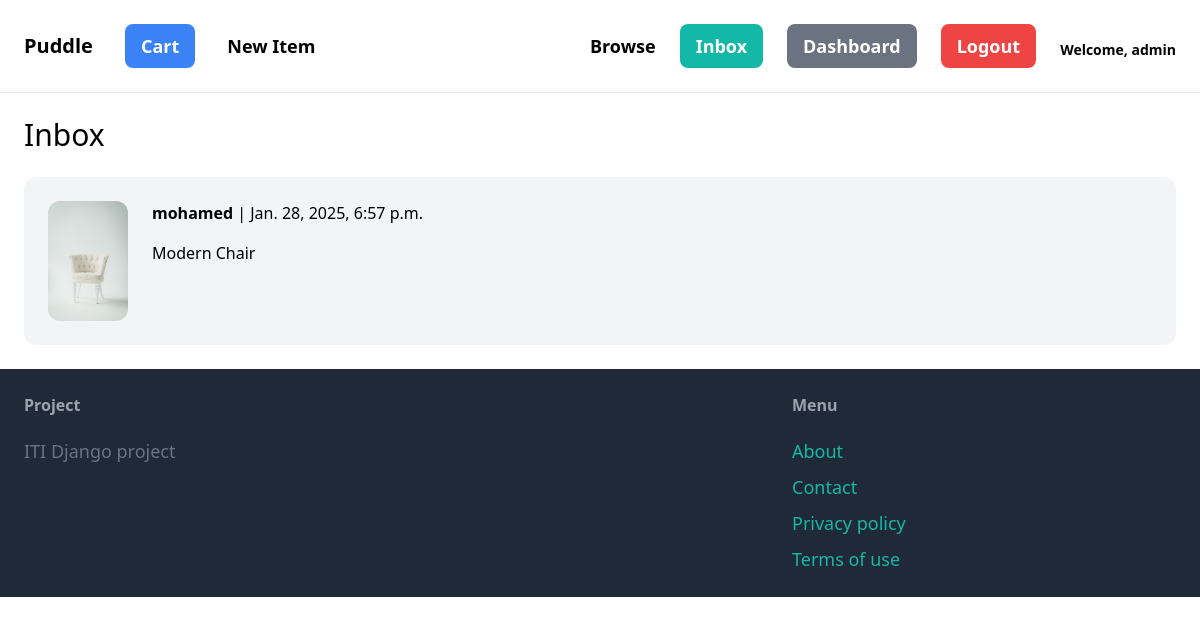
/inbox/ (signed in), run on the app's committed database.
### conversation/models.py (models this page shows)
class Conversation(models.Model):
    item = models.ForeignKey(Item, related_name='conversations', on_delete=models.CASCADE)
    members = models.ManyToManyField(User, related_name='conversations')
    created_at = models.DateTimeField(auto_now_add=True)
    modified_at = models.DateTimeField(auto_now=True)
    class Meta:
        ordering = ('-modified_at',)

### item/models.py (models this page shows, shortened)
class Item(models.Model):
    category = models.ForeignKey(Category, related_name='items', on_delete=models.CASCADE)
    name = models.CharField(max_length=255)
    description = models.TextField(blank=True, null=True)
    price = models.FloatField()
    image = models.ImageField(upload_to='item_images', blank=True, null=True)
    is_sold = models.BooleanField(default=False)
    created_by = models.ForeignKey(User, related_name='items', on_delete=models.CASCADE)
    created_at = models.DateTimeField(auto_now_add=True)

### conversation/views.py (the view)
# urls.py: path('', views.inbox, name='inbox'),
@login_required
def inbox(request):
    conversations = Conversation.objects.filter(members__in=[request.user.id])
    return render(request, 'conversation/inbox.html', {
        'conversations': conversations
    })

### conversation/templates/conversation/inbox.html (shortened to what this page needs)
{% extends 'core/base.html' %}
{% block content %}
<h1 class="mb-6 text-3xl">Inbox</h1>
<div class="space-y-6">
    {% for conversation in conversations %}
        <a href="{% url 'conversation:detail' conversation.id %}">
            <div class="p-6 flex bg-gray-100 rounded-xl">
                <div class="pr-6">
                    <img src="{{ conversation.item.image.url }}" class="w-20 rounded-xl">
                </div>
                <div>
                    {% for member in conversation.members.all %}
                        {% if member != request.user %}
                            <p class="mb-4"><strong>{{ member.username }}</strong> | {{ conversation.modified_at }}</p>
                            <p>{{ conversation.item.name }}</p>
                        {% endif %}
                    {% endfor %}
                </div>
            </div>
        </a>
    {% endfor %}
</div>
{% endblock %}

### core/templates/core/base.html (shortened to what this page needs)
<!doctype html>
<html>
    <head>
        <script src="https://cdn.tailwindcss.com"></script>
    </head>
    <body>
        <nav class="py-6 px-6 flex justify-between items-center border-b border-gray-200">
            <div class="flex items-center space-x-8">
                <a href="/" class="text-xl font-semibold">Puddle</a>
                <a href="{% url 'item:cart_detail' %}" class="px-4 py-2 text-lg font-semibold bg-blue-500 text-white rounded-lg hover:bg-blue-700">
                    Cart
                </a>
                {% if request.user.is_superuser %}
                    <a href="{% url 'item:new' %}" class="text-lg font-semibold hover:text-gray-500">New Item</a>
                {% endif %}
            </div>
            <div class="flex items-center space-x-6">
                <a href="{% url 'item:items' %}" class="text-lg font-semibold hover:text-gray-500">Browse</a>
                {% if request.user.is_authenticated %}
                    <a href="{% url 'conversation:inbox' %}" class="px-4 py-2 text-lg font-semibold bg-teal-500 text-white rounded-lg hover:bg-teal-700">
                        Inbox
                    </a>
                    <a href="{% url 'dashboard:index' %}" class="px-4 py-2 text-lg font-semibold bg-gray-500 text-white rounded-lg hover:bg-gray-700">
                        Dashboard
                    </a>
                    <form method="post" action="{% url 'core:logout' %}" style="display: inline;">
                        <button type="submit" class="px-4 py-2 text-lg font-semibold bg-red-500 text-white rounded-lg hover:bg-red-700">
                            Logout
                        </button>
                    </form>
                    <span class="block mt-2 text-sm font-semibold">Welcome, {{ request.user.username }}</span>
                {% endif %}
            </div>
        </nav>
        <div class="px-6 py-6">
            {% block content %}
            {% endblock %}
        </div>
        <footer class="py-6 px-6 flex justify-between bg-gray-800">
            <div class="w-2/3 pr-10">
                <h3 class="mb-5 font-semibold text-gray-400">Project</h3>
                <p class="text-lg text-gray-500">ITI Django project</p>
            </div>
            <div class="w-1/3">
                <h3 class="mb-5 font-semibold text-gray-400">Menu</h3>
                <ul class="space-y-2">
                    <li><a href="{% url 'core:about' %}" class="text-lg text-teal-500 hover:text-teal-700">About</a></li>
                    <li><a href="{% url 'core:contact' %}" class="text-lg text-teal-500 hover:text-teal-700">Contact</a></li>
                    <li><a href="#" class="text-lg text-teal-500 hover:text-teal-700">Privacy policy</a></li>
                    <li><a href="#" class="text-lg text-teal-500 hover:text-teal-700">Terms of use</a></li>
                </ul>
            </div>
        </footer>
    </body>
</html>

### data on the page
Conversation: item.image (picture), modified_at "Jan. 28, 2025, 6:57 p.m.", item.name "Modern Chair"

### other printed values
{{ request.user.username }} "admin"
{{ member.username }} "mohamed"
